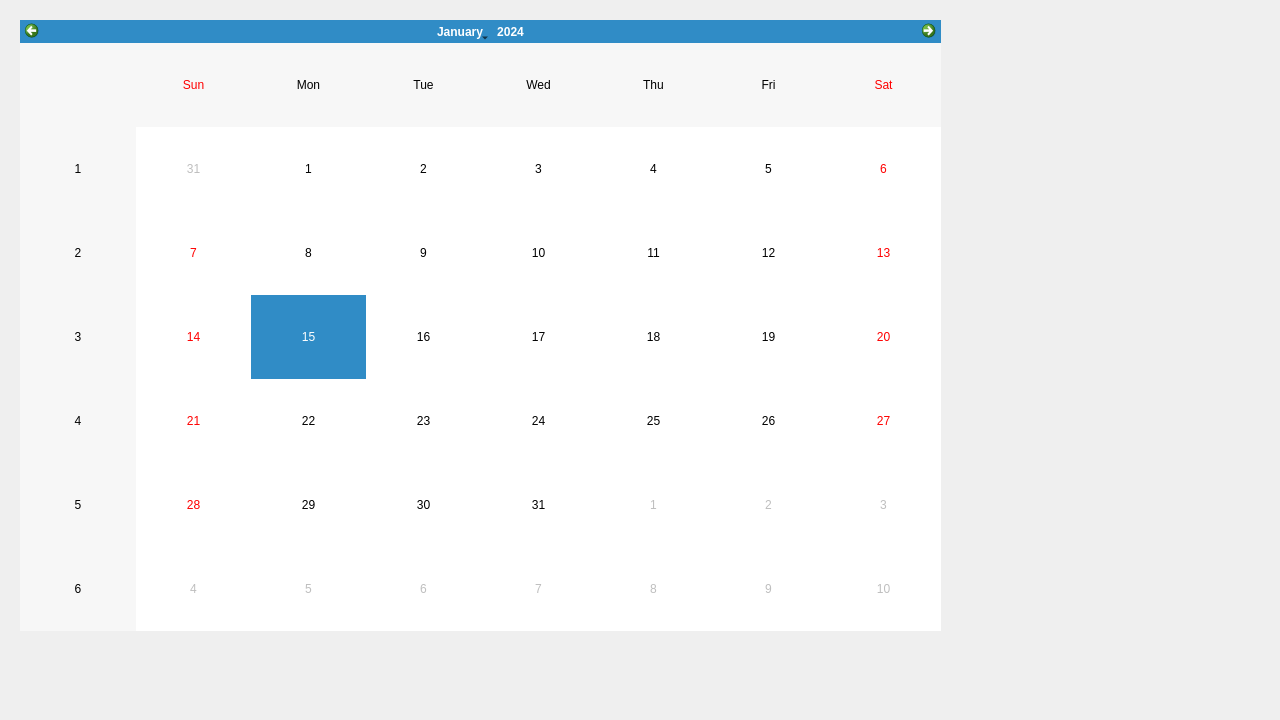
<?xml version="1.0" encoding="UTF-8"?>
<ui version="4.0">
 <class>Calendar</class>
 <widget class="QWidget" name="Calendar">
  <property name="geometry">
   <rect>
    <x>0</x>
    <y>0</y>
    <width>1280</width>
    <height>720</height>
   </rect>
  </property>
  <property name="windowTitle">
   <string>Form</string>
  </property>
  <widget class="QWidget" name="gridLayoutWidget">
   <property name="geometry">
    <rect>
     <x>20</x>
     <y>20</y>
     <width>921</width>
     <height>611</height>
    </rect>
   </property>
   <layout class="QGridLayout" name="gridLayout_2">
    <item row="0" column="0">
     <widget class="QCalendarWidget" name="calendarWidget">
      <property name="locale">
       <locale language="English" country="UnitedStates"/>
      </property>
     </widget>
    </item>
   </layout>
  </widget>
 </widget>
 <resources/>
 <connections/>
</ui>
